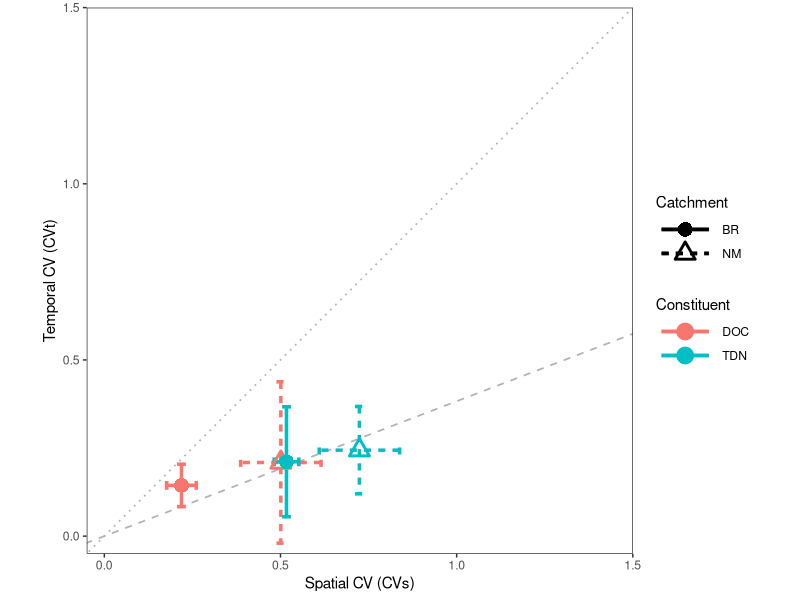
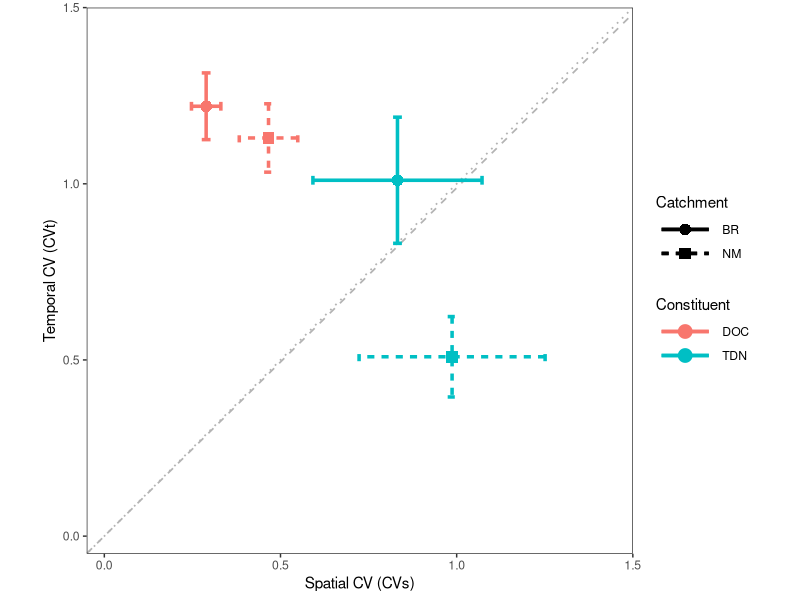
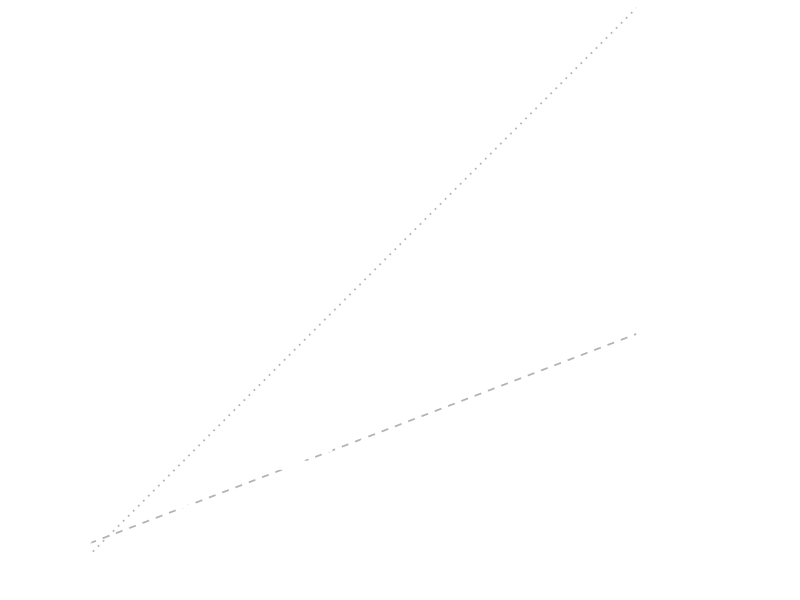
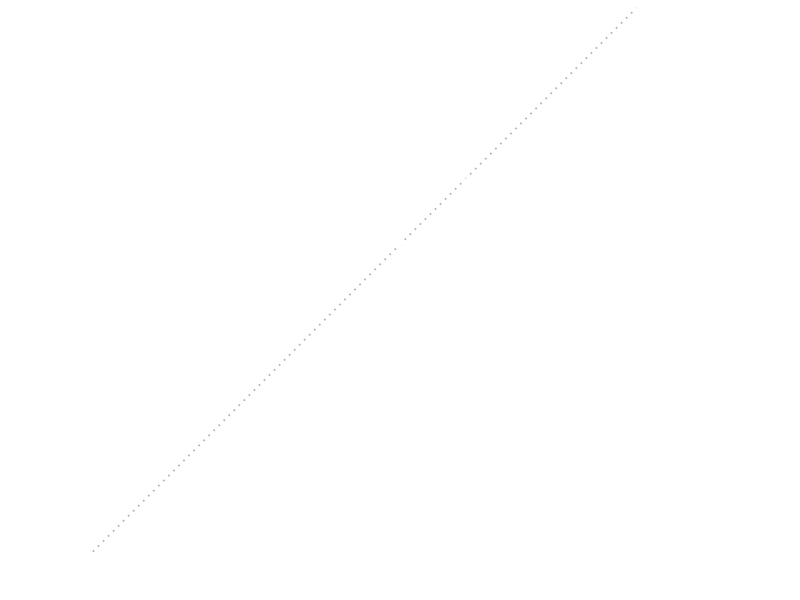
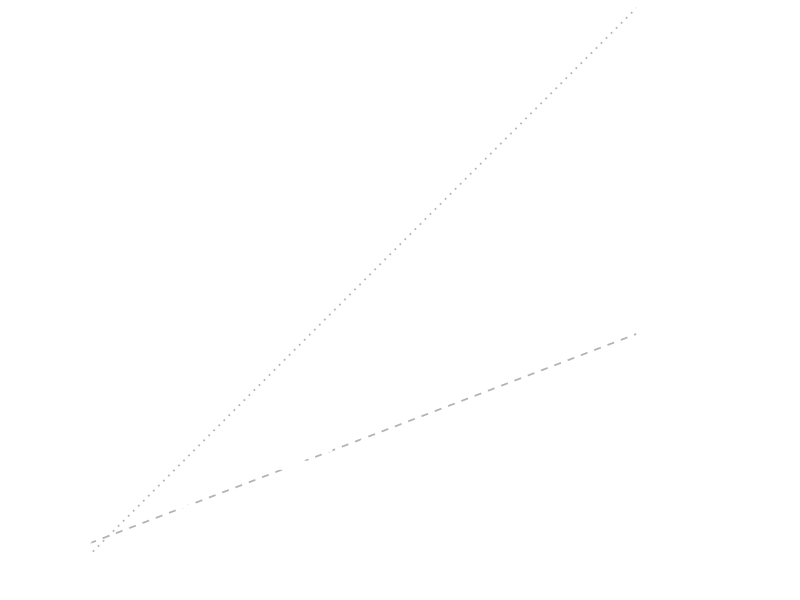
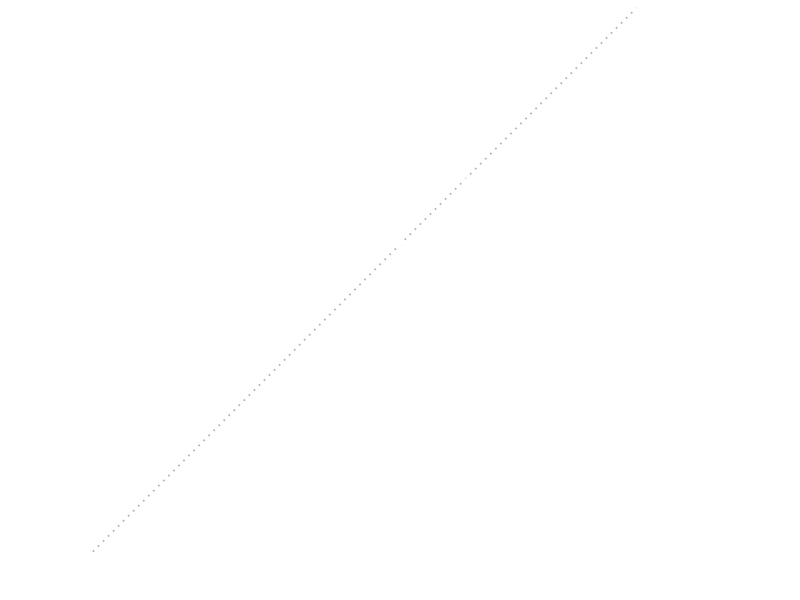

Write the R code that produced these figures, in order.
#### READ ME ####

# Project: Spatiotemporal Metrics
# Author: Alex Webster, 2026-10-07 
# Last update (Person, Date): Alex Webster, 2026-10-08

# This script makes plots for overlaying over Arial's conceptual figure for integrated interpretation of multiple metrics. 
# See summary of values from toy datasets in this Google Sheet: https://docs.google.com/spreadsheets/d/1GgaCtrxUyJ9JjP1zAec6U1-qWqFGc6Z0CwxlNxzvbXQ/edit?usp=sharing

# Outputs:
#   plots/*_means_plot.png with * denoting the metric comparison

#### Packages ####
library(tidyverse)

#### CVs and CVt ####

# summary stats using just the real toy datasets from br and nm, where CVt samples size = 3 and CVs sample size = ~20
cv_summary <- tribble(
  ~Metric,    ~Constituent, ~CVs,   ~CVt,
  "Mean BR",  "DOC",        0.219,  0.144,
  "SD BR",    "DOC",        0.042,  0.0602,
  "Mean NM",  "DOC",        0.501,  0.209,
  "SD NM",    "DOC",        0.114,  0.229,
  "Mean BR",  "TDN",        0.517,  0.211,
  "SD BR",    "TDN",        0.035,  0.156,
  "Mean NM",  "TDN",        0.724,  0.244,
  "SD NM",    "TDN",        0.114,  0.124
)


# summary stats using the real toy datasets + synthetic data at matching sites to extend the dataset to 20 consecutive campaigns. We are doing this so that CVt has the same sample size as CVs so that the sample size does not impact the interpretation of whether spatial or temporal variance is stronger. See CVt.R for code that pulled the extended dataset and summarized it. 
cv_extended_summary <- tribble(
  ~Metric,    ~Constituent, ~CVs,   ~CVt,
  "Mean BR",  "DOC",        0.289,  1.22,
  "SD BR",    "DOC",        0.0417, 0.0947,
  "Mean NM",  "DOC",        0.466,  1.13,
  "SD NM",    "DOC",        0.0830, 0.0971,
  "Mean BR",  "TDN",        0.832,  1.01,
  "SD BR",    "TDN",        0.240,  0.179,
  "Mean NM",  "TDN",        0.987,  0.509,
  "SD NM",    "TDN",        0.264,  0.114
)
# note that the CVs (here calculated including the synthetic data) is very similar to that of the real toy dataset. In contrast, CVt is much higher now.

cv_plot_df = cv_summary %>% 
  separate(Metric, into = c("Stat", "Catchment"), sep = " ") %>%
  pivot_longer(c(CVs, CVt), names_to = "Metric", values_to = "value") %>%
  pivot_wider(names_from = c(Stat, Metric), values_from = value)

cv_plot_df_extended <- cv_extended_summary %>% # 
  separate(Metric, into = c("Stat", "Catchment"), sep = " ") %>%
  pivot_longer(c(CVs, CVt), names_to = "Metric", values_to = "value") %>%
  pivot_wider(names_from = c(Stat, Metric), values_from = value)


# calculate axes limits
## ---- Maximum possible CV (sqrt(n), sample SD) ----
cv_max <- function(n) sqrt(n)

## Sample sizes behind each CV, per catchment
##   n_sites     = sites per campaign (sets the CVs ceiling)
##   n_campaigns = campaigns per site (sets the CVt ceiling)
## Replace the site counts with your actual numbers
cv_n <- tribble(
  ~Catchment, ~n_sites, ~n_campaigns,
  "NM",       22,       3,
  "BR",       19,       3
)

cv_n_extended <- tribble(
  ~Catchment, ~n_sites, ~n_campaigns,
  "NM",       22,       20,
  "BR",       19,       20
)

cv_plot_df <- cv_plot_df %>%
  left_join(cv_n, by = "Catchment") %>%
  mutate(CVs_max = cv_max(n_sites),
         CVt_max = cv_max(n_campaigns),
         Mean_CVs_frac = Mean_CVs / CVs_max,
         Mean_CVt_frac = Mean_CVt / CVt_max,
         SD_CVs_frac   = SD_CVs / CVs_max,
         SD_CVt_frac   = SD_CVt / CVt_max)

cv_plot_df

cv_plot_df_extended <- cv_plot_df_extended %>%
  left_join(cv_n_extended, by = "Catchment") %>%
  mutate(CVs_max = cv_max(n_sites),
         CVt_max = cv_max(n_campaigns),
         Mean_CVs_frac = Mean_CVs / CVs_max,
         Mean_CVt_frac = Mean_CVt / CVt_max,
         SD_CVs_frac   = SD_CVs / CVs_max,
         SD_CVt_frac   = SD_CVt / CVt_max)

cv_plot_df_extended


## regular plots for immediate viewing

# real toy data only
ggplot(cv_plot_df, aes(x = Mean_CVs, y = Mean_CVt,
                       shape = Catchment, linetype = Catchment, color=Constituent)) +
  geom_abline(slope = 1, intercept = 0,
              linetype = "dotted", color = "grey70", linewidth = 0.6) +   # raw equality
  geom_abline(slope = mean(cv_plot_df$CVt_max) / mean(cv_plot_df$CVs_max), intercept = 0,
              linetype = "dashed", color = "grey70", linewidth = 0.6) +   # equal fraction of max
  geom_errorbar(aes(ymin = Mean_CVt - SD_CVt, ymax = Mean_CVt + SD_CVt),
                width = 0.025, linewidth = 1.2) +
  geom_errorbar(aes(xmin = Mean_CVs - SD_CVs, xmax = Mean_CVs + SD_CVs),
                width = 0.025, linewidth = 1.2,
                orientation = "y") +
  geom_point(size = 4, stroke = 1.5) +
  scale_shape_manual(values = c(BR = 16, NM = 2)) +          # filled circle vs. open triangle
  scale_linetype_manual(values = c(BR = "solid", NM = "22")) + # solid vs. dashed
  coord_equal(xlim = c(-0.05, 1.5), ylim = c(-0.05, 1.5), expand = FALSE) +
  labs(x = "Spatial CV (CVs)",
       y = "Temporal CV (CVt)",
       shape = "Catchment", linetype = "Catchment") +
  theme_bw() +
  theme(
    aspect.ratio = 1,
    legend.key.width = unit(1.5, "cm"),
    panel.grid = element_blank()
  )

# real + extended data 
ggplot(cv_plot_df_extended, aes(x = Mean_CVs, y = Mean_CVt,
                       shape = Catchment, linetype = Catchment, color=Constituent)) +
  geom_abline(slope = 1, intercept = 0,
              linetype = "dotted", color = "grey70", linewidth = 0.6) +   # raw equality
  geom_abline(slope = mean(cv_plot_df_extended$CVt_max) / mean(cv_plot_df_extended$CVs_max), intercept = 0,
              linetype = "dashed", color = "grey70", linewidth = 0.6) +   # equal fraction of max
  geom_errorbar(aes(ymin = Mean_CVt - SD_CVt, ymax = Mean_CVt + SD_CVt),
                width = 0.025, linewidth = 1.2) +
  geom_errorbar(aes(xmin = Mean_CVs - SD_CVs, xmax = Mean_CVs + SD_CVs),
                width = 0.025, linewidth = 1.2,
                orientation = "y") +
  geom_point(size = 3, stroke = 1.5) +
  scale_shape_manual(values = c(BR = 16, NM = 15)) +          # filled circle vs. open triangle
  #scale_linetype_manual(values = c(BR = "solid", NM = "22")) + # solid vs. dashed
  coord_equal(xlim = c(-0.05, 1.5), ylim = c(-0.05, 1.5), expand = FALSE) +
  labs(x = "Spatial CV (CVs)",
       y = "Temporal CV (CVt)",
       shape = "Catchment", linetype = "Catchment") +
  theme_bw() +
  theme(
    aspect.ratio = 1,
    legend.key.width = unit(1.5, "cm"),
    panel.grid = element_blank()
  )



## transparent plot for overlay

# real toy data only
ggplot(cv_plot_df, aes(x = Mean_CVs, y = Mean_CVt,
                       shape = Catchment, linetype = Catchment, color=Constituent)) +
  geom_abline(slope = 1, intercept = 0,
              linetype = "dotted", color = "grey70", linewidth = 0.6) +   # raw equality
  geom_abline(slope = mean(cv_plot_df$CVt_max) / mean(cv_plot_df$CVs_max), intercept = 0,
              linetype = "dashed", color = "grey70", linewidth = 0.6) +   # equal fraction of max
  geom_errorbar(aes(ymin = Mean_CVt - SD_CVt, ymax = Mean_CVt + SD_CVt),
                width = 0.025, linewidth = 1.2, color = "white") +
  geom_errorbar(aes(xmin = Mean_CVs - SD_CVs, xmax = Mean_CVs + SD_CVs),
                width = 0.025, linewidth = 1.2, color = "white",
                orientation = "y") +
  geom_point(size = 4, color = "white", fill = "white", stroke = 1.5) +
  scale_shape_manual(values = c(BR = 16, NM = 2)) +          # filled circle vs. open triangle
  scale_linetype_manual(values = c(BR = "solid", NM = "22")) + # solid vs. dashed
  coord_equal(xlim = c(-0.05, 1.5), ylim = c(-0.05, 1.5), expand = FALSE) +
  labs(x = "",
       y = "",
       shape = "Catchment", linetype = "Catchment") +
  theme_bw() +
  theme(
    aspect.ratio = 1,
    plot.background = element_rect(fill = "transparent", color = NA),
    panel.background = element_rect(fill = "transparent", color = NA),
    legend.background = element_rect(fill = "transparent", color = NA),
    legend.box.background = element_rect(fill = "transparent", color = NA),
    legend.key = element_rect(fill = "transparent", color = NA),
    legend.key.width = unit(1.5, "cm"),
    # white text and lines so they show on a dark background
    text = element_text(color = "white"),
    axis.text = element_text(color = "white"),
    axis.ticks = element_line(color = "white"),
    panel.border = element_rect(color = "white", fill = NA),
    panel.grid = element_blank()
  )
ggsave("plots/cvtcvs_real_means_plot.png", width = 3, height = 2.5, dpi = 300, bg = "transparent")


# real + extended data 
ggplot(cv_plot_df_extended, aes(x = Mean_CVs, y = Mean_CVt,
                       shape = Catchment, linetype = Catchment, color=Constituent)) +
  geom_abline(slope = 1, intercept = 0,
              linetype = "dotted", color = "grey70", linewidth = 0.6) +   # raw equality
  #geom_abline(slope = mean(cv_plot_df_extended$CVt_max) / mean(cv_plot_df_extended$CVs_max), intercept = 0,
   #           linetype = "dashed", color = "grey70", linewidth = 0.6) +   # equal fraction of max
  geom_errorbar(aes(ymin = Mean_CVt - SD_CVt, ymax = Mean_CVt + SD_CVt),
                width = 0.025, linewidth = 1.2, color = "white") +
  geom_errorbar(aes(xmin = Mean_CVs - SD_CVs, xmax = Mean_CVs + SD_CVs),
                width = 0.025, linewidth = 1.2, color = "white",
                orientation = "y") +
  geom_point(size = 2, color = "white", fill = "white", stroke = 1.5) +
  scale_shape_manual(values = c(BR = 16, NM = 15)) +          # filled circle vs. open triangle
  #scale_linetype_manual(values = c(BR = "solid", NM = "22")) + # solid vs. dashed
  coord_equal(xlim = c(-0.05, 1.5), ylim = c(-0.05, 1.5), expand = FALSE) +
  labs(x = "",
       y = "",
       shape = "Catchment", linetype = "Catchment") +
  theme_bw() +
  theme(
    aspect.ratio = 1,
    plot.background = element_rect(fill = "transparent", color = NA),
    panel.background = element_rect(fill = "transparent", color = NA),
    legend.background = element_rect(fill = "transparent", color = NA),
    legend.box.background = element_rect(fill = "transparent", color = NA),
    legend.key = element_rect(fill = "transparent", color = NA),
    legend.key.width = unit(1.5, "cm"),
    # white text and lines so they show on a dark background
    text = element_text(color = "white"),
    axis.text = element_text(color = "white"),
    axis.ticks = element_line(color = "white"),
    panel.border = element_rect(color = "white", fill = NA),
    panel.grid = element_blank()
  )
ggsave("plots/cvtcvs_extended_means_plot.png", width = 3, height = 2.5, dpi = 300, bg = "transparent")
